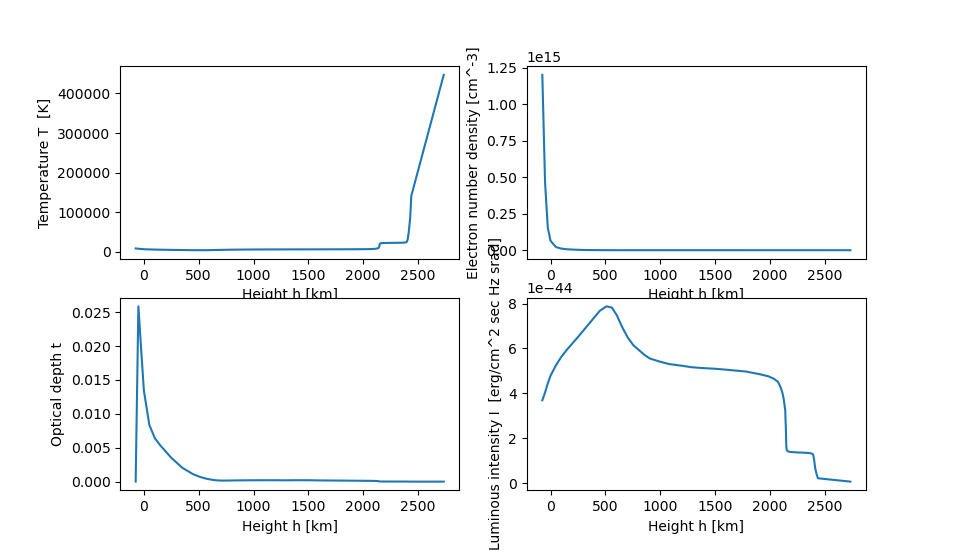

Write Python code to recreate this figure.
import numpy as np
import pandas as pd
import math
import scipy.constants as constant
import matplotlib.pyplot as plt

def S_v(v,data,index):
    T = data.iloc[index,1]
    r1 = 2*constant.h*v**3/constant.c**2
    r2 = 1/(math.e**(constant.h*v/constant.k*T)-1)
    return r1*r2

def opacidad(data,index,i=1,Z=[1],v = 1.7e+10):
    T = data.iloc[index,1]
    k_v = 0
    n_e = data.iloc[index,2]
    r1 = 9.78*10e-3
    r2 = n_e/(v**2*T**(3/2))
    r3 = 0
    for j in range(1):
        r3 += Z[j]**2*data.iloc[j,2]
    if T<2*10e5:
        r4 = 18.2 + np.log(T**(3/2))-np.log(v)
    else:
        r4 = 24.5 + np.log(T)-np.log(v)
    k_v = r1 * r2 * r3 * r4
    return k_v

def T_v(a,dx,data,index, i):
    return (dx/2)*(opacidad(data,index,a)+opacidad(data,index,a+dx))

def I_v(data, index):
    R = data.iloc[index,3] * math.exp(-data.iloc[index,2])+S_v(data=data,index=index,v=1-math.exp(-data.iloc[index,2]))
    return R

data = pd.read_csv('data1.csv')

print(data.head())

data = data[['h','T','n_e']]
print(data.head())

fig, ((ax1, ax2), (ax3, ax4)) = plt.subplots(2, 2,figsize=(10,6))

ax1.plot(data['h'],data['T'])
ax1.set_ylabel('Temperature T  [K]')
ax1.set_xlabel('Height h [km]')

ax2.plot(data['h'],data['n_e'])
ax2.set_ylabel('Electron number density [cm^-3]')
ax2.set_xlabel('Height h [km]')

v= 1.7e+10
I_0 = 0,0

data['t']=0
data['I']=0
data.iloc[0,3]=0
for i in range(data.shape[0]):
    a = data.iloc[i,0]
    dx = data.iloc[i,0]-data.iloc[min(51+1,data.shape[0]-1),0]
    data.iloc[i,3] = T_v(a=a,dx=dx,data=data,index=i,i=1)
    data.iloc[i,4] = I_v(data,index = i)


print(data)

ax3.plot(data['h'],data['t'])
ax3.set_ylabel('Optical depth t')
ax3.set_xlabel('Height h [km]')

ax4.plot(data['h'],data['I'])
ax4.set_ylabel('Luminous intensity I  [erg/cm^2 sec Hz srad]')
ax4.set_xlabel('Height h [km]')

plt.show()
figxxx.savefig('examen_SD.png')
